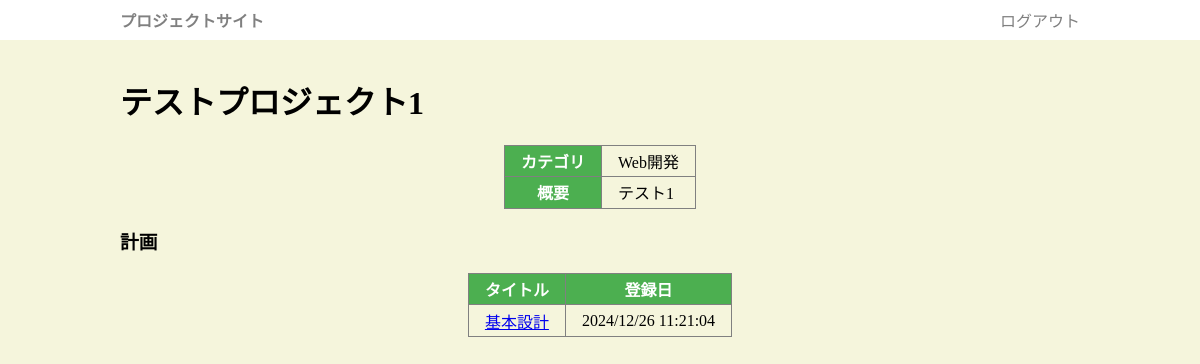
/project/1 (signed in), run on an earlier commit of the app's database.
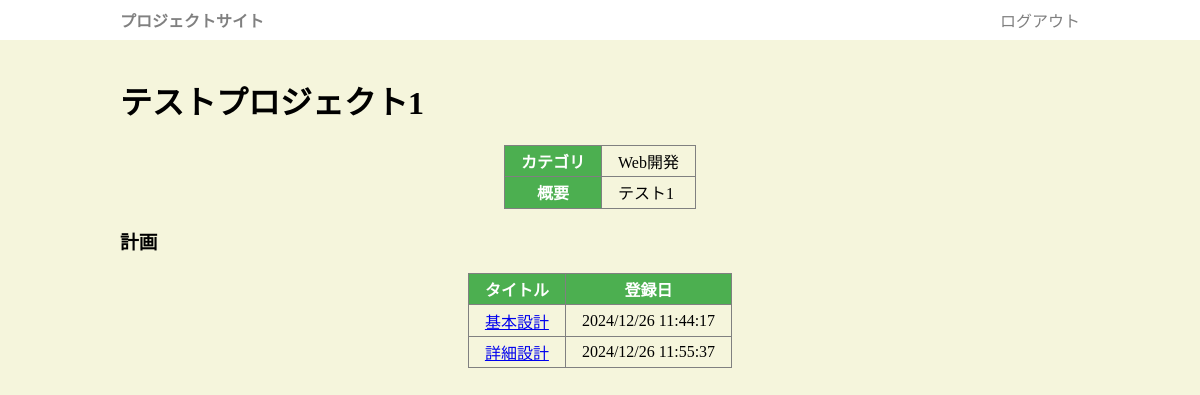
And on a later commit of the database.
### app.py (models this page shows, shortened)
class Plan(db.Model):
    planid = db.Column(db.Integer, primary_key=True)
    pid = db.Column(db.Integer, db.ForeignKey("project.pid"))
    ptitle = db.Column(db.String(255))
    pbody = db.Column(db.String(65545))
    prate = db.Column(db.Integer, default=0)
    plan_at = db.Column(db.DateTime, default=datetime.now)

### app.py (the view)
@app.get('/project/<pid>')
def project(pid):
    row = Project.query.get_or_404(pid)
    if is_myproject(row.pid):
        return render_template("project_edit.html",project=row)
    else:
        return render_template("project.html",project=row)

### app.py (called while the page is built)
def is_myproject(pid):
    row = Member.query.filter(Member.pid==pid, Member.uid == session['uid']).first()
    return row is not None

### templates/project.html (shortened to what this page needs)
{% extends "base.html" %}
{% block main %}
<h1>{{project.title}}</h1>
<table class="desc">
    <tr><th>カテゴリ</th><td>{{project.category}}</td></tr>
    <tr><th>概要</th><td>{{project.desc}}</td></tr>
</table>
<h3>計画</h3>
<table id="plist">
    <tr><th>タイトル</th><th>登録日</th></tr>
    {% for r in project.plan %}
    <tr>
        <td class="title"><a href="/plan/{{r.prid}}">{{r.ptitle}}</a></div>
        <td class="hi">{{r.plan_at.strftime('%Y/%m/%d %H:%M:%S')}}</div>
    </tr>
    {% endfor %}
</table>
{% endblock %}

What changed in the data, as far as the page shows it:
changed Plan "基本設計": plan_at "2024/12/26 11:21:04" → "2024/12/26 11:44:17"
added Plan: ptitle "詳細設計", plan_at "2024/12/26 11:55:37"
